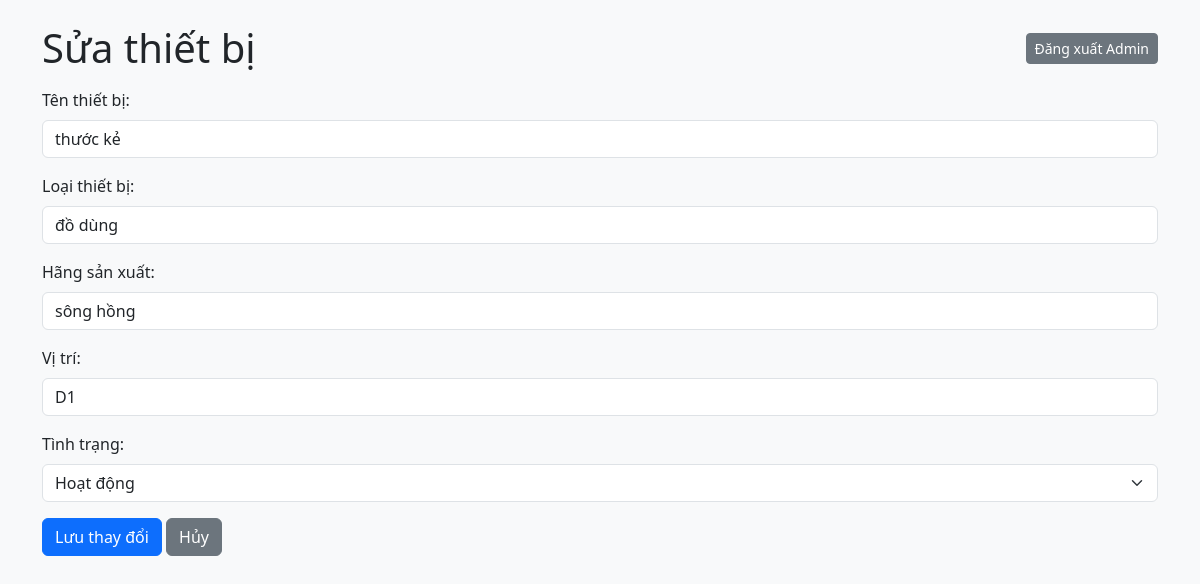
Page /admin/devices/edit/1 (signed in) on the committed database.
### tables this page shows
CREATE TABLE devices (
            id INTEGER PRIMARY KEY AUTOINCREMENT,
            device_name TEXT,
            device_type TEXT,
            brand TEXT,
            location TEXT,
            status TEXT
        );

### app.py (the view)
@app.route('/admin/devices/edit/<int:id>', methods=['GET', 'POST'])
@admin_login_required
def admin_edit_device(id):
    if request.method == 'POST':
        return device_controller.update_device(id)
    return device_controller.edit_device_form(id)

### app.py (called while the page is built)
def is_admin():
    return session.get('user_role') == 'admin'

def admin_login_required(f):
    from functools import wraps
    @wraps(f)
    def decorated_function(*args, **kwargs):
        if not is_admin():
            flash("Yêu cầu quyền admin để truy cập trang này.", "warning")
            return redirect(url_for('admin_login'))
        return f(*args, **kwargs)
    return decorated_function

@app.teardown_appcontext
def close_connection(exception):
    device_model.close_db_connection()

### controllers/device_controller.py (called while the page is built)
    def edit_device_form(self, device_id): # Giữ nguyên
        device = self.model.get_device_by_id(device_id)
        if not device:
            return "Thiết bị không tồn tại", 404
        return render_template("add_edit_device.html", device=device, action='edit') # THÊM action='edit'

### models/device.py (called while the page is built)
    def get_db_connection(self):
        db = getattr(g, '_database', None)
        if db is None:
            db = g._database = sqlite3.connect(DATABASE_NAME)
            db.row_factory = sqlite3.Row
        return db

    def close_db_connection(self):
        db = getattr(g, '_database', None)
        if db is not None:
            db.close()
            g._database = None

    def get_device_by_id(self, device_id):
        conn = self.get_db_connection()
        cursor = conn.cursor()
        device = cursor.execute("""
            SELECT * FROM devices WHERE id = ?
        """, (device_id,)).fetchone()
        return device

### templates/add_edit_device.html (shortened to what this page needs)
{% extends 'base.html' %}
{% block page_heading %}{% if action == 'add' %}Thêm mới thiết bị{% else %}Sửa thiết bị{% endif %}{% endblock %}
{% block content %}
    <form method="post" enctype="multipart/form-data">
        <div class="mb-3">
            <label for="device_name" class="form-label">Tên thiết bị:</label>
            <input type="text" class="form-control" id="device_name" name="device_name" value="{{ device['device_name'] if device }}" required>
        </div>
        <div class="mb-3">
            <label for="device_type" class="form-label">Loại thiết bị:</label>
            <input type="text" class="form-control" id="device_type" name="device_type" value="{{ device['device_type'] if device }}">
        </div>
        <div class="mb-3">
            <label for="brand" class="form-label">Hãng sản xuất:</label>
            <input type="text" class="form-control" id="brand" name="brand" value="{{ device['brand'] if device }}">
        </div>
        <div class="mb-3">
            <label for="location" class="form-label">Vị trí:</label>
            <input type="text" class="form-control" id="location" name="location" value="{{ device['location'] if device }}">
        </div>
        <div class="mb-3">
            <label for="status" class="form-label">Tình trạng:</label>
            <select class="form-select" id="status" name="status" required>
                <option value="Hoạt động" {% if device and device['status'] == 'Hoạt động' %}selected{% endif %}>Hoạt động</option>
            </select>
        </div>
        <button type="submit" class="btn btn-primary">{% if action == 'add' %}Thêm mới{% else %}Lưu thay đổi{% endif %}</button>
        <a href="{{ url_for('index') }}" class="btn btn-secondary">Hủy</a>
    </form>
{% endblock %}

### rows in the picture
devices: device_name "thước kẻ", device_type "đồ dùng", brand "sông hồng", location "D1", status "Hoạt động"
